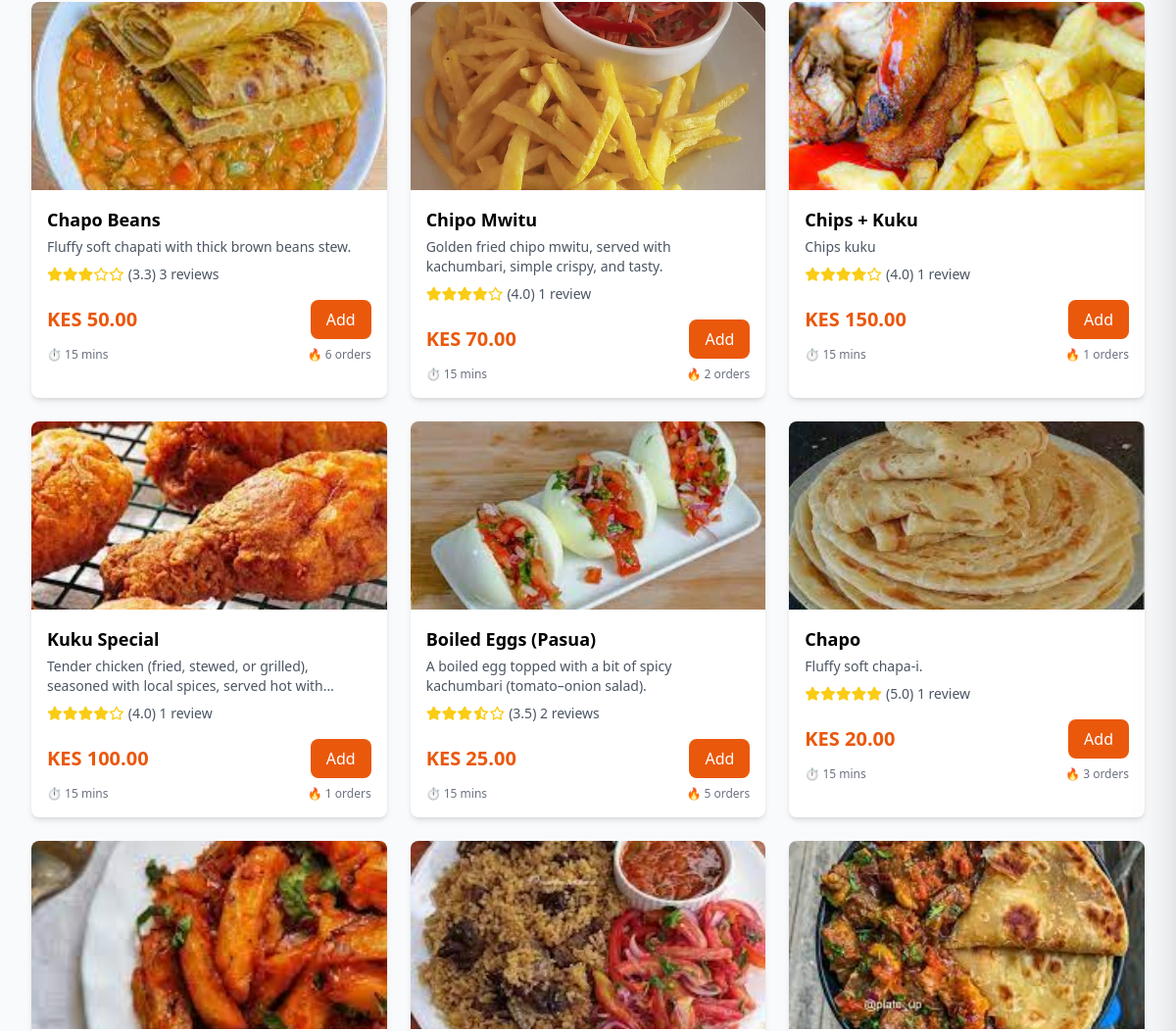
The app's page / (middle part), older data.
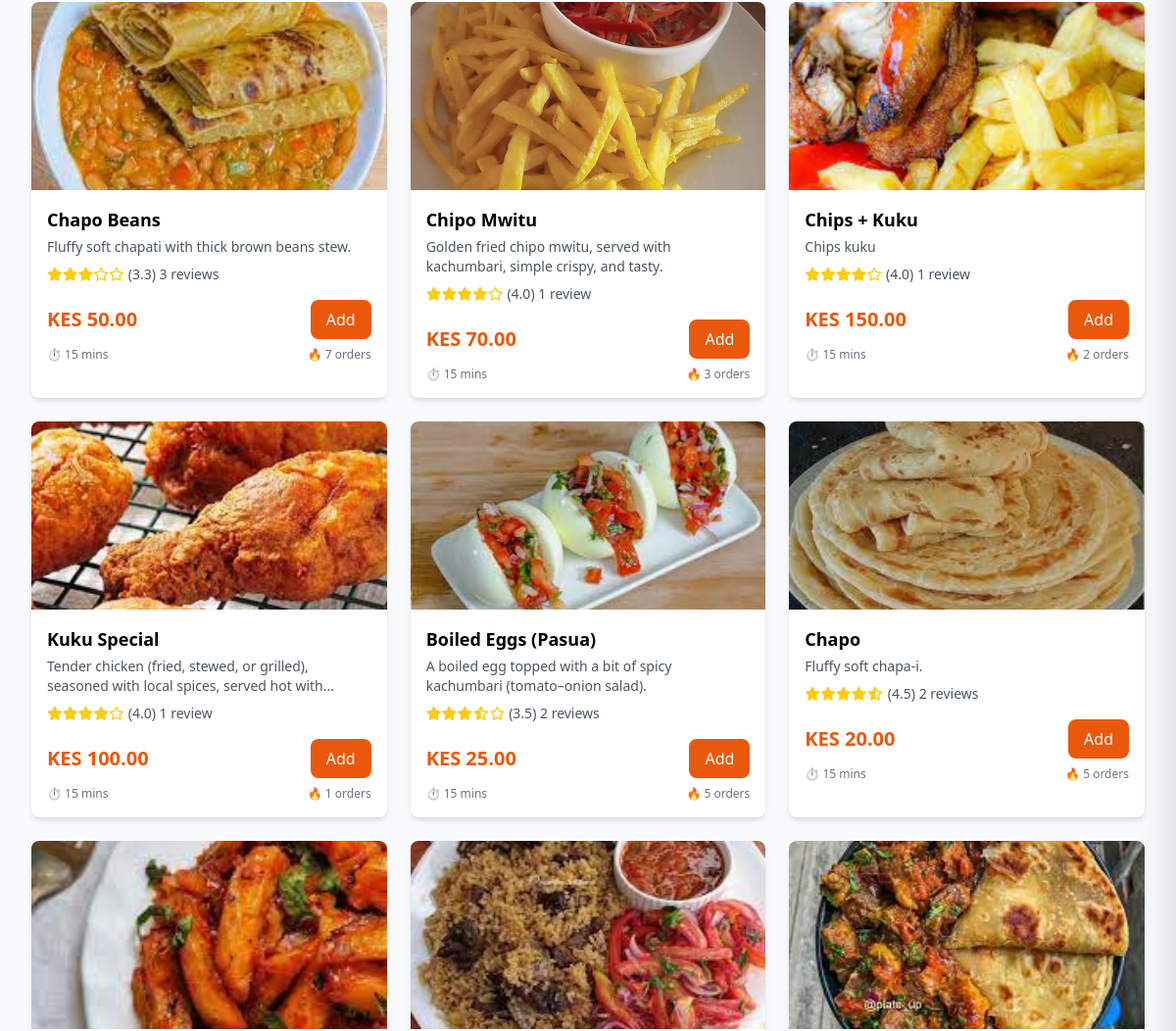
The same page, newer data.
### urbanfoods/models.py (models this page shows, shortened)
class FoodItem(models.Model):
    name = models.CharField(max_length=100)
    description = models.TextField()
    category = models.ForeignKey(FoodCategory, on_delete=models.CASCADE, related_name='items')
    price = models.DecimalField(max_digits=10, decimal_places=2, validators=[MinValueValidator(0)])
    image = models.ImageField(upload_to='food_images/')
    prep_time = models.IntegerField(help_text="Preparation time in minutes", default=15)
    is_available = models.BooleanField(default=True)
    is_featured = models.BooleanField(default=False)
    is_meal_of_day = models.BooleanField(default=False)
    times_ordered = models.IntegerField(default=0)  # for popularity tracking
    created_at = models.DateTimeField(auto_now_add=True)
    updated_at = models.DateTimeField(auto_now=True)
    @property
    def average_rating(self):
        reviews = self.reviews.all()
        if reviews.exists():
            return round(sum(review.rating for review in reviews) / reviews.count(), 1)
        return 0
    @property
    def review_count(self):
        return self.reviews.count()
    class Meta:
        ordering = ['-is_featured', '-times_ordered', 'name']

class FoodReview(models.Model):
    user = models.ForeignKey(User, on_delete=models.CASCADE)
    food_item = models.ForeignKey(FoodItem, on_delete=models.CASCADE, related_name='reviews')
    order = models.ForeignKey(Order, on_delete=models.CASCADE)
    rating = models.IntegerField(validators=[MinValueValidator(1), MaxValueValidator(5)])
    comment = models.TextField(blank=True)
    created_at = models.DateTimeField(auto_now_add=True)
    class Meta:
        unique_together = ['user', 'food_item', 'order']
        ordering = ['-created_at']

### urbanfoods/views.py (the view)
# urls.py: path('', views.homepage, name='homepage'),
def homepage(request):
    categories = FoodCategory.objects.all()
    category_id = request.GET.get('category')
    search_query = request.GET.get('q')
    food_items = FoodItem.objects.filter(is_available=True)
    if category_id:
        food_items = food_items.filter(category_id=category_id)
    if search_query:
        food_items = food_items.filter(
            Q(name__icontains=search_query) |
            Q(description__icontains=search_query)
        )
    meal_of_day = FoodItem.objects.filter(is_meal_of_day=True, is_available=True).first()
    featured_items = FoodItem.objects.filter(is_featured=True, is_available=True)[:4]
    popular_items = FoodItem.objects.filter(is_available=True).order_by('-times_ordered')[:6]
    cart_count = 0
    if request.user.is_authenticated:
        cart, _ = Cart.objects.get_or_create(user=request.user)
        cart_count = cart.item_count
    context = {
        'categories': categories,
        'food_items': food_items,
        'meal_of_day': meal_of_day,
        'featured_items': featured_items,
        'popular_items': popular_items,
        'cart_count': cart_count,
        'selected_category': category_id,
        'search_query': search_query,
    }
    return render(request, 'homepage.html', context)

### urbanfoods/templatetags/rating_tags.py (called while the page is built)
@register.filter
def star_rating(value):
    try:
        rating = float(value)
    except (ValueError, TypeError):
        return []
    stars = []
    full_stars = int(rating)
    half_star = (rating - full_stars) >= 0.5
    empty_stars = 5 - full_stars - (1 if half_star else 0)
    stars.extend(['full'] * full_stars)
    if half_star:
        stars.append('half')
    stars.extend(['empty'] * empty_stars)
    return stars

### urbanfoods/templates/homepage.html (shortened to what this page needs)
{% load static %}
{% load rating_tags %}
<!DOCTYPE html>
<html lang="en">
<head>
    <script src="https://cdn.tailwindcss.com"></script>
    <link rel="stylesheet" href="https://cdnjs.cloudflare.com/ajax/libs/font-awesome/6.4.0/css/all.min.css">
    <link rel="stylesheet" href="{% static 'styles.css' %}">
</head>
<body class="bg-gray-50">
    <div class="max-w-7xl mx-auto px-4 sm:px-6 lg:px-8 py-8">
        <div class="mb-8">
            <div id="foodGrid" class="grid grid-cols-1 md:grid-cols-2 lg:grid-cols-3 xl:grid-cols-4 gap-6">
                {% for item in food_items %}
                <div class="food-item bg-white rounded-lg shadow-md overflow-hidden hover:shadow-lg transition" data-category="{{ item.category.id }}">
                    <div class="relative">
                        <img src="{{ item.image.url }}" alt="{{ item.name }}" class="w-full h-48 object-cover">
                    </div>
                    <div class="p-4">
                        <h3 class="font-bold text-lg">{{ item.name }}</h3>
                        <p class="text-gray-600 text-sm mt-1 line-clamp-2">{{ item.description }}</p>
                        <div class="flex items-center mt-2">
                            {% for star_type in item.average_rating|star_rating %}
                                {% if star_type == 'full' %}
                                    <i class="fas fa-star text-yellow-400 text-sm"></i>
                                {% elif star_type == 'half' %}
                                    <i class="fas fa-star-half-alt text-yellow-400 text-sm"></i>
                                {% else %}
                                    <i class="far fa-star text-yellow-400 text-sm"></i>
                                {% endif %}
                            {% endfor %}
                            <span class="text-sm text-gray-600 ml-1">({{ item.average_rating|floatformat:1 }}) {{ item.review_count }} review{{ item.review_count|pluralize }}</span>
                        </div>
                        <div class="flex items-center justify-between mt-4">
                            <span class="text-orange-600 font-bold text-xl">KES {{ item.price }}</span>
                            {% if item.is_available %}
                            <button onclick="addToCart({{ item.id }}, 1)" class="bg-orange-600 text-white px-4 py-2 rounded-lg hover:bg-orange-700">
                                Add
                            </button>
                            {% endif %}
                        </div>
                        <div class="flex items-center justify-between mt-2">
                            <span class="text-gray-500 text-xs">⏱️ {{ item.prep_time }} mins</span>
                            <span class="text-gray-500 text-xs">🔥 {{ item.times_ordered }} orders</span>
                        </div>
                    </div>
                </div>
                {% endfor %}
            </div>
        </div>
    </div>
</body>
</html>

### static/styles.css (style rules this page uses)
body { font-family: 'Segoe UI', Tahoma, Geneva, Verdana, sans-serif; background-color: #f8f9fa; transition: background-color 0.3s ease, color 0.3s ease; }

Row changes from the older to the newer data that the page shows:
changed FoodItem "Chapo Beans": times_ordered "6" → "7"
changed FoodItem "Chipo Mwitu": times_ordered "2" → "3"
changed FoodItem "Chips + Kuku": times_ordered "1" → "2"
changed FoodItem "Chapo": average_rating "5.0" → "4.5"; review_count "1" → "2"; times_ordered "3" → "5"
